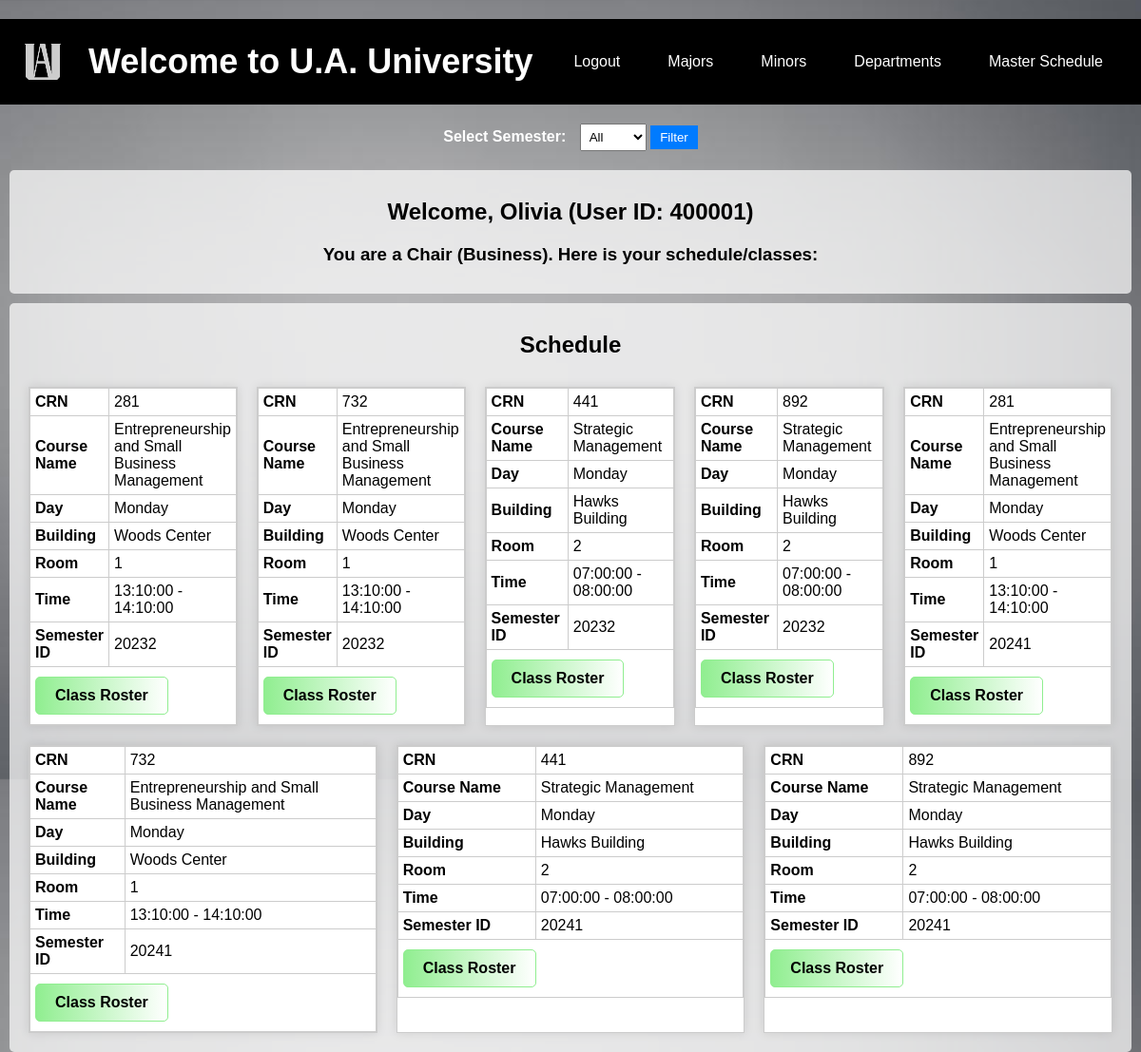
The app's page /Systemsproject/fac_newhome1.php (signed in) with its own data.
### tables this page shows
CREATE TABLE `faculty` (
  `FacultyID` int(11) NOT NULL,
  `Position` varchar(100) DEFAULT NULL,
  `Specialty` varchar(100) DEFAULT NULL,
  `FacultyType` varchar(100) DEFAULT NULL
);

CREATE TABLE `user` (
  `UID` int(11) NOT NULL,
  `FirstName` varchar(100) DEFAULT NULL,
  `LastName` varchar(100) DEFAULT NULL,
  `Gender` varchar(2) DEFAULT NULL,
  `DOB` date DEFAULT NULL,
  `Street` varchar(100) DEFAULT NULL,
  `City` varchar(100) DEFAULT NULL,
  `State` varchar(100) DEFAULT NULL,
  `ZipCode` varchar(100) DEFAULT NULL
);

CREATE TABLE `facultyhistory` (
  `FacultyID` int(11) NOT NULL,
  `CRN` int(11) NOT NULL,
  `CourseID` varchar(100) DEFAULT NULL,
  `SemesterID` int(11) DEFAULT NULL
);

CREATE TABLE `coursesection` (
  `CRN` int(11) NOT NULL,
  `CourseID` varchar(100) DEFAULT NULL,
  `SectionNum` int(11) DEFAULT NULL,
  `FacultyID` int(11) DEFAULT NULL,
  `TimeSlotID` varchar(100) DEFAULT NULL,
  `RoomID` varchar(25) DEFAULT NULL,
  `SemesterID` int(11) DEFAULT NULL,
  `AvailableSeats` int(11) DEFAULT NULL
);

CREATE TABLE `course` (
  `CourseID` varchar(100) NOT NULL,
  `CourseName` varchar(100) DEFAULT NULL,
  `DeptID` varchar(25) DEFAULT NULL,
  `Credits` int(11) DEFAULT NULL,
  `Description` varchar(5000) DEFAULT NULL,
  `CourseType` varchar(100) DEFAULT NULL
);

CREATE TABLE `day` (
  `DayID` int(11) NOT NULL,
  `WeekDay` varchar(100) DEFAULT NULL
);

CREATE TABLE `building` (
  `BuildingID` varchar(25) NOT NULL,
  `BuildingName` varchar(100) DEFAULT NULL,
  `BuildingType` varchar(100) DEFAULT NULL
);

CREATE TABLE `room` (
  `RoomID` varchar(25) NOT NULL,
  `BuildingID` varchar(25) NOT NULL,
  `RoomNum` int(11) DEFAULT NULL,
  `RoomType` varchar(50) DEFAULT NULL
);

CREATE TABLE `periodd` (
  `PeriodID` int(11) NOT NULL,
  `StartTime` time NOT NULL,
  `EndTime` time NOT NULL
);

### Systemsproject/fac_newhome1.php (the view, shortened to what this page needs)
<?php
@include 'config1.php';
$UID = $_SESSION['UID'];
$facultyQuery = "SELECT user.FirstName, faculty.Position FROM user
                 JOIN faculty ON user.UID = faculty.FacultyID
                 WHERE user.UID = '$UID'";
$facultyResult = mysqli_query($conn, $facultyQuery);
$facultyName = '';
$facultyPosition = '';
if ($facultyRow = mysqli_fetch_assoc($facultyResult)) {
    $facultyName = $facultyRow['FirstName'];
    $facultyPosition = $facultyRow['Position'];
} else {
    echo "Faculty details not found.";
    exit;
}
$scheduleQuery = "SELECT coursesection.CRN, coursesection.CourseID, coursesection.AvailableSeats, timeslot.TimeSlotID, day.Weekday, course.CourseName, room.RoomNum, building.BuildingName, periodd.StartTime, periodd.EndTime, facultyhistory.SemesterID
                  FROM facultyhistory
                  JOIN coursesection ON facultyhistory.CourseID = coursesection.CourseID
                  JOIN timeslot ON coursesection.TimeSlotID = timeslot.TimeSlotID
                  JOIN day ON timeslot.DayID = day.DayID
                  JOIN course ON coursesection.CourseID = course.CourseID
                  JOIN periodd ON timeslot.PeriodID = periodd.PeriodID
                  JOIN room ON coursesection.RoomID = room.RoomID
                  JOIN building ON room.BuildingID = building.BuildingID
                  WHERE facultyhistory.FacultyID = '$UID'";
$scheduleResult = mysqli_query($conn, $scheduleQuery);
$courses = [];
while ($row = mysqli_fetch_assoc($scheduleResult)) {
    $courses[] = $row;
}
?>
<!DOCTYPE html>
<html lang="en">
<head>
</head>
<body>
<header class="header">
   <img src="ua.png" alt="U.A. Logo" class="logo">
   <h1>Welcome to U.A. University</h1>
   <div class="button-container">
      <a href="logout1.php" class="btn">Logout</a>
      <a href="FacMajor1.php" class="btn">Majors</a>
      <a href="facminor1.php" class="btn">Minors</a>
      <a href="facdepartment.php" class="btn">Departments</a>
      <a href="faculty_page1.php" class="btn">Master Schedule</a>
   </div>
</header>
   <div class="semester-filter">
       <label for="semesterSelect">Select Semester:</label>
       <select id="semesterSelect" name="semesterSelect">
           <option value="all">All</option>
       </select>
       <button id="filterButton">Filter</button>
   </div>
   <div class="welcome-message">
       <h2>Welcome, <?php echo htmlspecialchars($facultyName); ?> (User ID: <?php echo htmlspecialchars($UID); ?>)</h2>
       <h3>You are a <?php echo htmlspecialchars($facultyPosition); ?>. Here is your schedule/classes:</h3>
   </div>
   <div class="schedule-section">
       <h2>Schedule</h2>
       <div class="table-container">
           <?php foreach ($courses as $course): ?>
               <div class="course-table" data-semester-id="<?php echo htmlspecialchars($course['SemesterID']); ?>">
                   <table>
                       <tr><th>CRN</th><td><?php echo htmlspecialchars($course['CRN']); ?></td></tr>
                       <tr><th>Course Name</th><td><?php echo htmlspecialchars($course['CourseName']); ?></td></tr>
                       <tr><th>Day</th><td><?php echo htmlspecialchars($course['Weekday']); ?></td></tr>
                       <tr><th>Building</th><td><?php echo htmlspecialchars($course['BuildingName']); ?></td></tr>
                       <tr><th>Room</th><td><?php echo htmlspecialchars($course['RoomNum']); ?></td></tr>
                       <tr><th>Time</th><td><?php echo htmlspecialchars($course['StartTime']) . " - " . htmlspecialchars($course['EndTime']); ?></td></tr>
                       <tr><th>Semester ID</th><td><?php echo htmlspecialchars($course['SemesterID']); ?></td></tr>
                       <tr>
                           <td colspan="2"><a href="class_roster.php?CRN=<?php echo htmlspecialchars($course['CRN']); ?>&semesterID=<?php echo htmlspecialchars($course['SemesterID']); ?>">Class Roster</a></td>
                       </tr>
                   </table>
               </div>
           <?php endforeach; ?>
       </div>
   </div>
</body>
</html>

### Systemsproject/fac_newhome1.php (style rules this page uses)
body { margin: 0; padding: 0; background-image: url('background.jpg'); background-size: cover; background-position: center; font-family: Arial, sans-serif; color: #fff; height: 100vh; }
.header { background: #000; color: #fff; padding: 20px; background-color: #000; text-align: left; margin-top: 20px; display: flex; justify-content: space-between; align-items: center; }
.header h1 { font-size: 36px; margin: 0; }
.header .logo { width: 50px; height: 50px; }
.welcome-message, .schedule-section { background-color: rgba(255, 255, 255, 0.7); padding: 10px; margin: 10px; border-radius: 5px; }
.welcome-message h2, .welcome-message h3, .schedule-section h2 { text-align: center; margin: 20px 0; color: #000; }
.table-container { display: flex; flex-wrap: wrap; justify-content: center; }
.course-table { margin: 10px; border: 1px solid #ccc; box-shadow: 0 0 10px rgba(0, 0, 0, 0.1); flex: 1; background-color: white; }
.course-table th, .course-table td { border: 1px solid #ccc; padding: 5px; text-align: left; color: black; }
.course-table table { width: 100%; border-collapse: collapse; }
.course-table a { background-image: linear-gradient(to right, #90ee90, #ffffff); font-weight: bold; padding: 10px 20px; color: black; text-decoration: none; border-radius: 5px; display: inline-block; margin: 5px 0; border: 1px solid #90ee90; }
.semester-filter { text-align: center; margin: 20px; }
.semester-filter label { font-weight: bold; margin-right: 10px; }
.semester-filter select { padding: 5px; }
.semester-filter button { padding: 5px 10px; background-color: #007bff; color: white; border: none; cursor: pointer; }
.button-container { display: flex; gap: 10px; align-items: center; }
.btn { padding: 10px 20px; text-align: center; text-decoration: none; background-color: #000; color: #fff; border-radius: 5px; transition: background-color 0.3s ease, color 0.3s ease; }

### records on screen
faculty: FacultyID.FirstName "Olivia", Position "Chair (Business)"
facultyhistory: CRN.CRN "281", CourseID.CourseName "Entrepreneurship and Small Business Management", day.WeekDay "Monday", building.BuildingName "Woods Center", room.RoomNum "1", periodd.StartTime "13:10:00", periodd.EndTime "14:10:00", SemesterID "20232", coursesection.CRN "732"
facultyhistory: CRN.CRN "441", CourseID.CourseName "Strategic Management", day.WeekDay "Monday", building.BuildingName "Hawks Building", room.RoomNum "2", periodd.StartTime "07:00:00", periodd.EndTime "08:00:00", SemesterID "20232", coursesection.CRN "892"
facultyhistory: coursesection.CRN "281", CourseID.CourseName "Entrepreneurship and Small Business Management", day.WeekDay "Monday", building.BuildingName "Woods Center", room.RoomNum "1", periodd.StartTime "13:10:00", periodd.EndTime "14:10:00", SemesterID "20241", CRN.CRN "732"
facultyhistory: coursesection.CRN "441", CourseID.CourseName "Strategic Management", day.WeekDay "Monday", building.BuildingName "Hawks Building", room.RoomNum "2", periodd.StartTime "07:00:00", periodd.EndTime "08:00:00", SemesterID "20241", CRN.CRN "892"

### other values on screen
$UID "400001"
